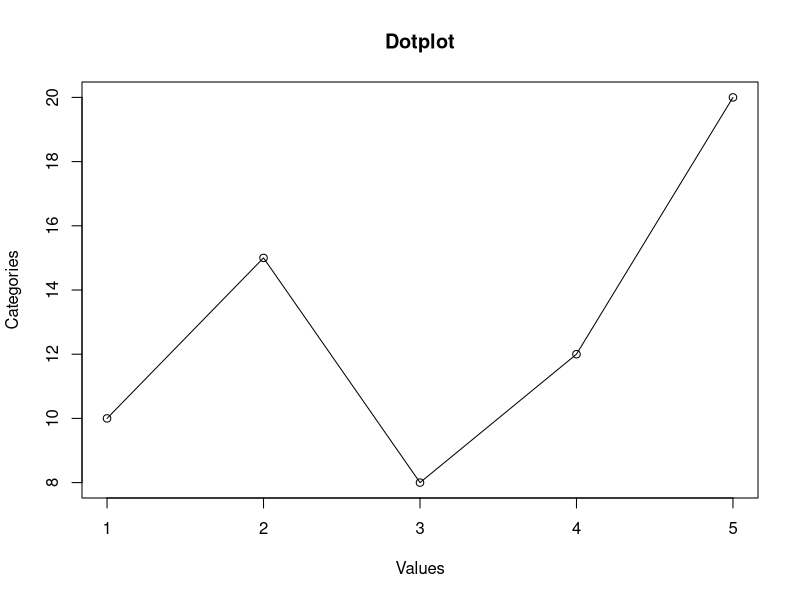

Source code (R):
x <- c("A", "B", "C", "D", "E")
y <- c(10, 15, 8, 12, 20)
plot(y, type = "o", xlab = "Values", ylab = "Categories", main = "Dotplot")
points(y, 1:length(y), pch = 19, col = "blue")
text(y, 1:length(y), labels = x, pos = 4, col = 'red')
